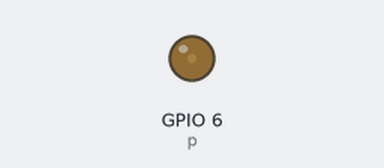
A program run on a simulated Raspberry Pi (BCM pin numbers). Parts: output pins drawn as LEDs (lit = HIGH).

Above: at 0.05 s.
Timing chart, 0 to 3.0 s (numbered marks = the images above):
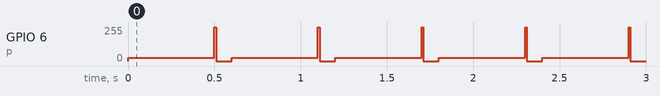

The program:

PWM_Buzzer.py
```python
import RPi.GPIO as GPIO
import time

GPIO.setmode(GPIO.BCM)

GPIO.setup(6, GPIO.OUT)

p = GPIO.PWM(6,100)

Frq = [262,294,330,349,392,440,493,523]
speed = 0.5

p.start(10)

try:
    while True:
        for fr in Frq:
            p.ChangeFrequency(fr)
            time.sleep(speed)
            p.ChangeFrequency(10)
            time.sleep(0.1)

except KeyboardInterrupt:
    pass

p.stop()
GPIO.cleanup()
```

Measured:
- by itself, GPIO 6 (p): repeats every 0.60 s: 255/255 0.01 s, 0/255 0.09 s, 26/255 0.50 s
